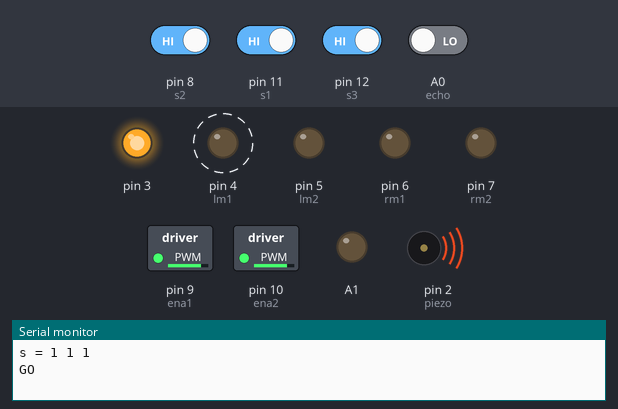
Simulated run of this sketch. Board: Arduino Uno, built with avr-gcc and run on an emulated ATmega328P. Shown: switched loads named in the sketch (green lamp = pin HIGH), output pins drawn as LEDs (lit = HIGH), buzzer (waves = sounding), the last lines printed to the serial monitor. Dashed ring = blinking. The test bench sets the inputs (shaded band); at power-on: pin 8 (s2), pin 11 (s1), pin 12 (s3) HIGH, A0 (echo) LOW.

Above: at 1.2 s.
1.3 s: pin 11 (s1) driven LOW
At 2.3 s:
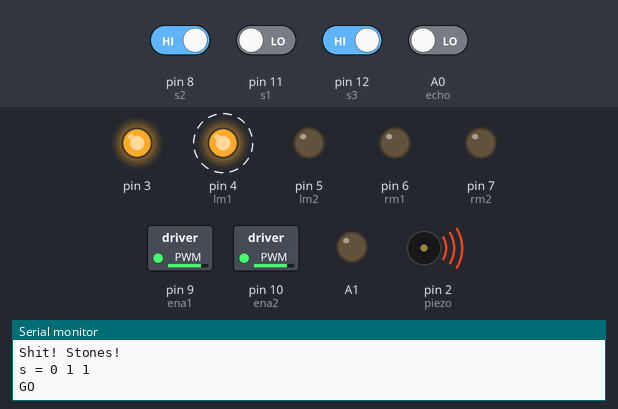
6.4 s: pin 12 (s3) driven LOW
At 8.3 s:
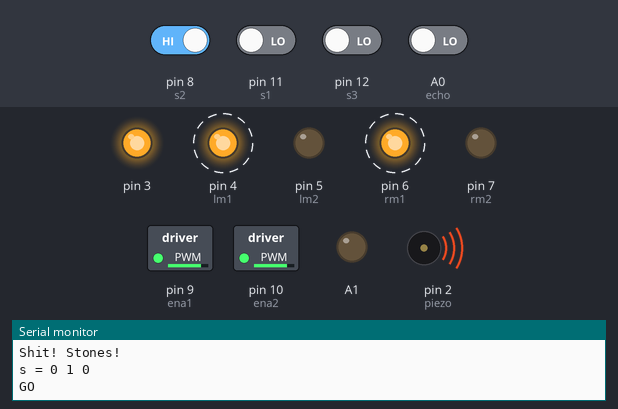
11.5 s: pin 8 (s2) driven LOW
At 12.8 s:
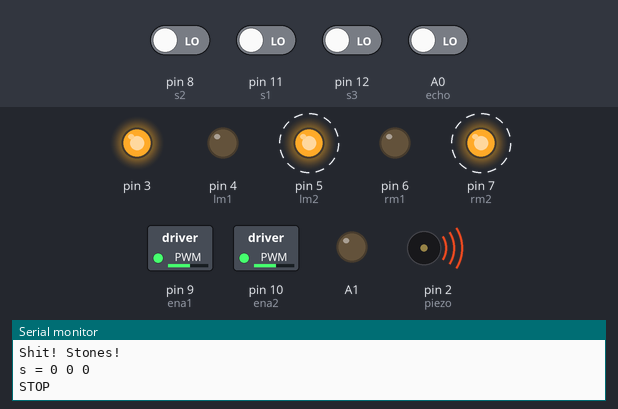
16.6 s: pin 11 (s1) driven HIGH
At 16.9 s:
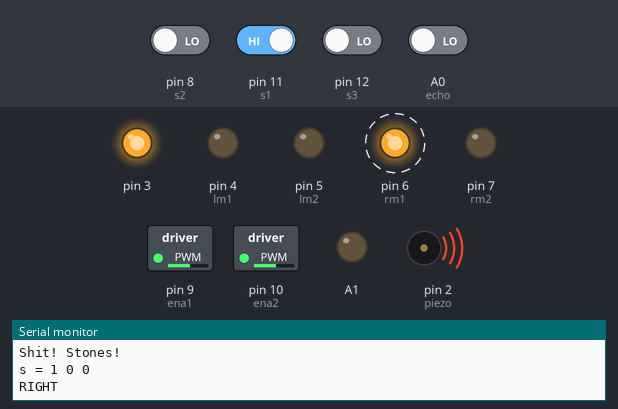
21.7 s: pin 12 (s3) driven HIGH
At 23.0 s:
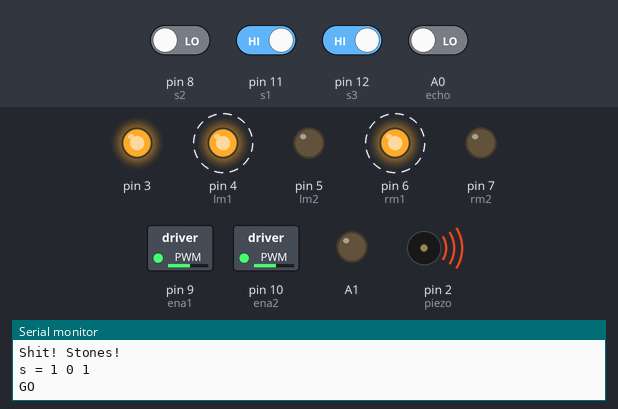
26.8 s: pin 11 (s1) driven LOW
At 27.6 s:
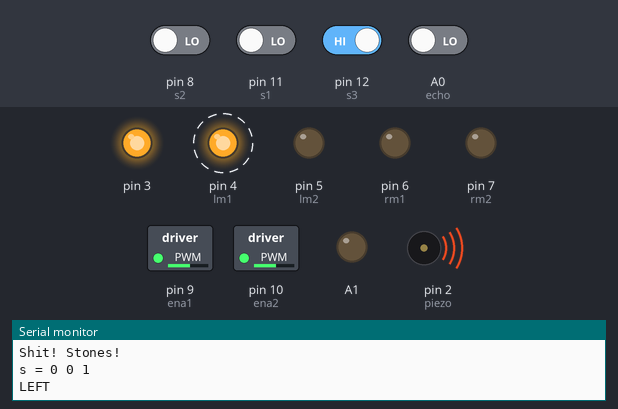
Timing chart, 0 to 32.9 s (numbered marks = the images above; inputs shaded):
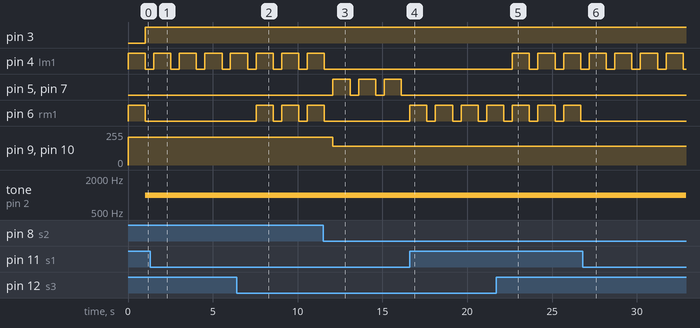

The sketch:

finalllllllllll.ino
```cpp
#include <SoftwareSerial.h>

//적외선
int s1 = 11;
int s2 = 8;
int s3 = 12;


//모터
int lm1 = 4;
int lm2 = 5;
int rm1 = 6;
int rm2 = 7;
int ena1 = 9;
int ena2 = 10;

//초음파
int trig = 13;
int echo = A0;

//피에조
int piezo = 2;
int freq = 1000;

int led = 3;

void setup() {

  analogWrite(ena1, 210);
  analogWrite(ena2, 210);

  for (int i = 3; i <= 7; i++) {
    pinMode(i, OUTPUT);
  }
  pinMode(9, OUTPUT);
  pinMode(10, OUTPUT);
  for (int j = 11; j <= 12; j++) {
    pinMode(j, INPUT);
  }
  pinMode(8, INPUT);
  pinMode(A0, INPUT);
  pinMode(A1, OUTPUT);
  Serial.begin(9600); //시리얼
}


void loop() {
  //초음파

  int a1 = digitalRead(s1);
  int a2 = digitalRead(s2);
  int a3 = digitalRead(s3);

  Serial.print("s = ");
  Serial.print(a1);
  Serial.print(" ");
  Serial.print(a2);
  Serial.print(" ");
  Serial.println(a3);


  if ((a1 == 0) && (a2 == 0) && (a3 == 0)) {
    analogWrite(9, 140);
    analogWrite(10, 140);
    motor_control(0, 1, 0, 1);
    Serial.println("STOP");
  }
  if ((a1 == 1) && (a2 == 0) && (a3 == 0) ) {

    motor_control(0, 0, 1, 0);
    Serial.println("RIGHT");
  }
  if ((a1 == 0) && (a2 == 0) && (a3 == 1)) {

    motor_control(1, 0, 0, 0);
    Serial.println("LEFT");
  }
  if ((a1 == 0) && (a2 == 1) && (a3 == 0)) {

    motor_control(1, 0, 1, 0);
    Serial.println("GO");
  }
  if ((a1 == 1) && (a2 == 1) && (a3 == 0)) {

    motor_control(0, 0, 1, 0);
    Serial.println("GO");
  }
  if ((a1 == 0) && (a2 == 1) && (a3 == 1)) {
    motor_control(1, 0, 0, 0);
    Serial.println("GO");
  }
  if ((a1 == 1) && (a2 == 1) && (a3 == 1)) {
    motor_control(1, 0, 1, 0);
    Serial.println("GO");
  }
  if ((a1 == 1) && (a2 == 0) && (a3 == 1)) {
    motor_control(1, 0, 1, 0);
    Serial.println("GO");
  }

  float duration, distance;
  //int a, b, c;
  digitalWrite(trig, HIGH);
  delay(10);
  digitalWrite(trig, LOW);
  //거리계산
  duration = pulseIn(echo, HIGH);
  distance = ((float)(340 * duration) / 10000) / 2;


  //장애물감지 후 멈춤
  if (distance <= 30) {
    motor_control(0, 0, 0, 0);
    digitalWrite(3, HIGH);
    tone(piezo, freq);
    delay(500);
    Serial.println("Shit! Stones!");
  }
  else {
    void line();
    digitalWrite(3, LOW);
    delay(1000);
    noTone(2);


  }
}

void motor_control(int j1, int j2, int j3, int j4) {
  digitalWrite(lm1, j1);
  digitalWrite(lm2, j2);
  digitalWrite(rm1, j3);
  digitalWrite(rm2, j4);
}

void line() {

  int a1 = digitalRead(s1);
  int a2 = digitalRead(s2);
  int a3 = digitalRead(s3);

  Serial.print("s = ");
  Serial.print(a1);
  Serial.print(" ");
  Serial.print(a2);
  Serial.print(" ");
  Serial.println(a3);
  //delay(400);


  if ((a1 == 0) && (a2 == 0) && (a3 == 0)) {
    analogWrite(9, 140);
    analogWrite(10, 140);
    motor_control(0, 1, 0, 1);
    Serial.println("STOP");
  }
  if ((a1 == 1) && (a2 == 0) && (a3 == 0) ) {

    motor_control(0, 0, 1, 0);
    Serial.println("RIGHT");
  }
  if ((a1 == 0) && (a2 == 0) && (a3 == 1)) {

    motor_control(1, 0, 0, 0);
    Serial.println("LEFT");
  }
  if ((a1 == 0) && (a2 == 1) && (a3 == 0)) {

    motor_control(1, 0, 1, 0);
    Serial.println("GO");
  }
  if ((a1 == 1) && (a2 == 1) && (a3 == 0)) {

    motor_control(0, 0, 1, 0);
    Serial.println("GO");
  }
  if ((a1 == 0) && (a2 == 1) && (a3 == 1)) {
    motor_control(1, 0, 0, 0);
    Serial.println("GO");
  }
  if ((a1 == 1) && (a2 == 1) && (a3 == 1)) {
    motor_control(1, 0, 1, 0);
    Serial.println("GO");
  }
  if ((a1 == 1) && (a2 == 0) && (a3 == 1)) {
    motor_control(1, 0, 1, 0);
    Serial.println("GO");
  }
}
```

Measured:
- after the input at 1.3 s, pin 6 (rm1): stops changing and stays LOW
- after the input at 6.4 s, pin 6 (rm1): alternates HIGH for 1.0 s and LOW for 0.50 s, starting after 1.2 s
- after the input at 11.5 s, pin 4 (lm1), pin 6 (rm1): goes on until 11.6 s, then stays LOW; pin 5 (lm2), pin 7 (rm2): alternates HIGH for 1.0 s and LOW for 0.50 s, starting after 0.59 s; pin 9 (ena1), pin 10 (ena2): 210/255 → 140/255 after 0.59 s
- after the input at 16.6 s, pin 5 (lm2), pin 7 (rm2): stops changing and stays LOW; pin 6 (rm1): alternates HIGH for 1.0 s and LOW for 0.50 s, starting at once
- after the input at 21.7 s, pin 4 (lm1): alternates HIGH for 1.0 s and LOW for 0.50 s, starting after 0.96 s
- after the input at 26.8 s, pin 6 (rm1): stops changing and stays LOW
- by itself, pin 4 (lm1): alternates HIGH for 1.0 s and LOW for 0.50 s
